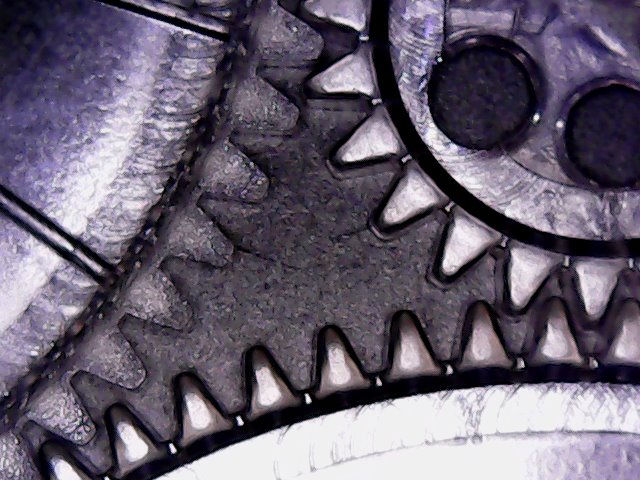
#> input picture images/gears.jpg, 640 x 480 px
$ python color_by_numbers.py
#> lines starting #> are read from the running program, lines starting #| are printed output that depends on the picture
#!/usr/bin/env python
"""
This is a prototype of my color-by-numbers script. I still need to plan this
out more.
"""
import io

import cv2
import numpy
from jinja2 import Environment, PackageLoader

def downsample(image, block_size=32):
    """
    Take a grayscale image and downsample. Downsampling is done
    by averaging blocks of block_size x block_size
    """
    # unpack the size of the input image
    in_rows, in_cols = image.shape

    # Make a buffer for the output image
    out_rows = in_rows // block_size
    out_cols = in_cols // block_size
    result = numpy.zeros((out_rows, out_cols), numpy.uint8)

    # Iterate over the output image
    for i in range(out_rows):
        for j in range(out_cols):
            # Scale to pixels of input image
            row = i * block_size
            col = j * block_size

            # Slice out a rectangle from the input image
            img_slice = image[row:row + block_size, col: col + block_size]

            # Set the output pixel to the average of the block
            result[i, j] = img_slice.mean()

    # Return the new tiny image
    return result

def get_numbers(image, num_colors=8):
    """
    Convert from a range of [0, 256)
    to a range [0, num_colors). This will
    be the grey values used in the color by numbers.
    """
    # How  many steps are per color?
    N = 256 // num_colors

    # Divide to get which grey value to display
    return image // N


def to_ascii(image):
    """
    Take an image with 8 or less colors and
    convert it to an ascii representation
    """
    # Make a lookup table of the ascii characters
    # to represent the image
    gradient = '@#*+-:. '
    table = numpy.array(list(gradient))

    # Use Numpy's fancy indexing to look up all the
    # characters at once
    return table[image]

def format_postscript(image, calc):
    """
    Take an image and format it as a fragment of a
    postscript file. The rest of it will come fro
    template.ps
    """
    env = Environment(
        loader=PackageLoader('color_by_numbers', 'templates'))
    template = env.get_template('downscale.ps')

    return template.render(
        square_size="0.25 inch",
        margin_size="1 inch",
        # flip the image since PostScript has a y-up coordinate system.
        image=reversed(image)
    )

def main():
    """
    Main Script
    """
    # Read in an image
    img = cv2.imread('images/gears.jpg')
#> img is the input picture: shape (480, 640, 3); mean B, G, R 112, 95.8, 103.6

    # Make it grayscale
    gray = cv2.cvtColor(img, cv2.COLOR_BGR2GRAY)
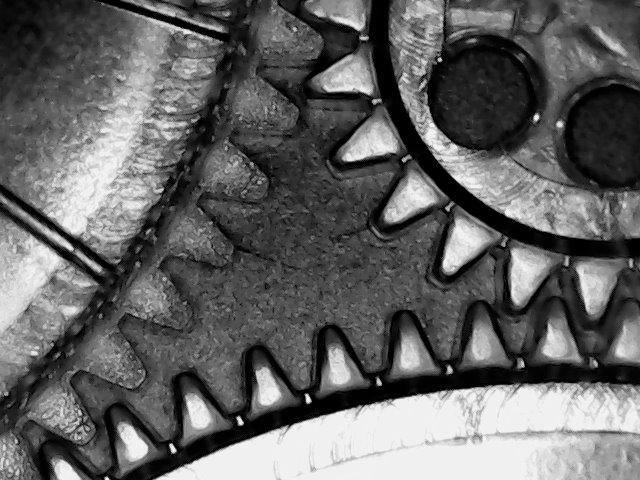
#> gray: shape (480, 640); min 0, max 254, mean 100

    # Output the grayscale image
    #cv2.imwrite('output/gray.png', gray)

    # Downsample the grayscale image
    small = downsample(gray)
    #cv2.imwrite('output/downsampled.png', small)

    # Reduce the color depth
    numbers = get_numbers(small, 6)
    cv2.imwrite('output/reduced.png', numbers * (256 // 8))

    # format a Postscript file with the image
#> (the run stopped early here; a loop or call above may not have finished)

$ run again, with images/keys.jpg copied over images/gears.jpg
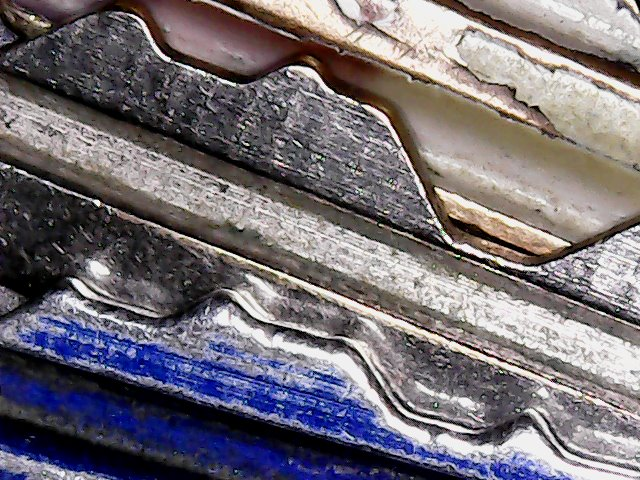
#> input picture images/keys.jpg, 640 x 480 px
#> in main, img is the input picture: shape (480, 640, 3); mean B, G, R 116.6, 109.7, 115.5
#> in main, `gray = cv2.cvtColor(img, cv2.COLOR_BGR2GRAY)`:
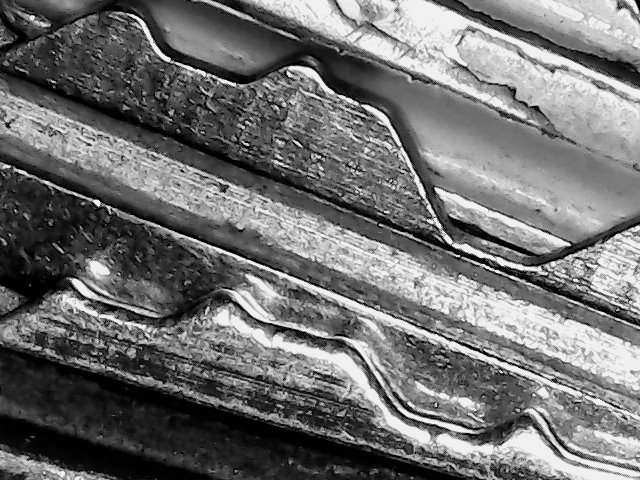
#> gray: shape (480, 640); min 0, max 255, mean 112.2
